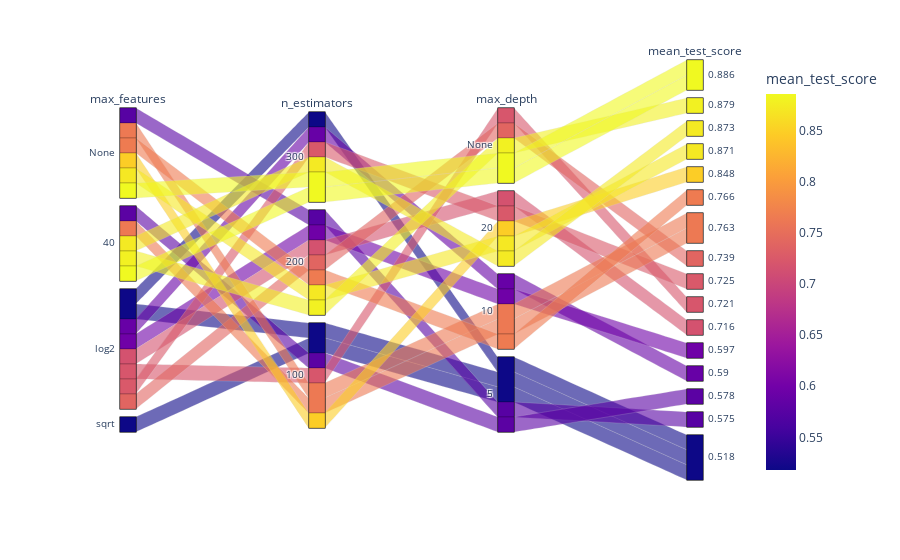

Notebook source saved alongside this figure:
### Code cell
import plotly.express as px
import plotly.io as pio

pio.renderers.default = "plotly_mimetype+notebook_connected"

fig = px.parallel_categories(
    df_cv_rf.iloc[:,:-1],
    color='mean_test_score'
)
fig.show()

### Figure 1 — Plotly figure (JSON) as saved in the notebook; plotly's stock layout.template omitted (floating-point values rounded to 4 significant figures)
{"data": [{"dimensions": [{"label": "max_features", "values": ["None", 40, 40, 40, "None", "None", "None", 40, "None", "log2", "log2", "log2", "log2", "log2", "log2", 40, "None", "log2", "sqrt", "log2"]}, {"label": "n_estimators", "values": [300, 300, 200, 300, 200, 100, 200, 100, 100, 200, 300, 100, 200, 200, 300, 100, 200, 100, 100, 300]}, {"label": "max_depth", "values": ["None", "None", "None", 20, 20, 20, 10, 10, 10, "None", 20, "None", 20, 10, 10, 5, 5, 5, 5, 5]}, {"label": "mean_test_score", "values": [0.886, 0.886, 0.879, 0.873, 0.871, 0.848, 0.766, 0.763, 0.763, 0.739, 0.725, 0.721, 0.716, 0.597, 0.59, 0.578, 0.575, 0.518, 0.518, 0.518]}], "domain": {"x": [0, 1], "y": [0, 1]}, "line": {"color": [0.886, 0.886, 0.879, 0.873, 0.871, 0.848, 0.766, 0.763, 0.763, 0.739, 0.725, 0.721, 0.716, 0.597, 0.59, 0.578, 0.575, 0.518, 0.518, 0.518], "coloraxis": "coloraxis"}, "name": "", "type": "parcats"}], "layout": {"coloraxis": {"colorbar": {"title": {"text": "mean_test_score"}}, "colorscale": [[0, "#0d0887"], [0.1111, "#46039f"], [0.2222, "#7201a8"], [0.3333, "#9c179e"], [0.4444, "#bd3786"], [0.5556, "#d8576b"], [0.6667, "#ed7953"], [0.7778, "#fb9f3a"], [0.8889, "#fdca26"], [1, "#f0f921"]]}, "legend": {"tracegroupgap": 0}, "margin": {"t": 60}}}
